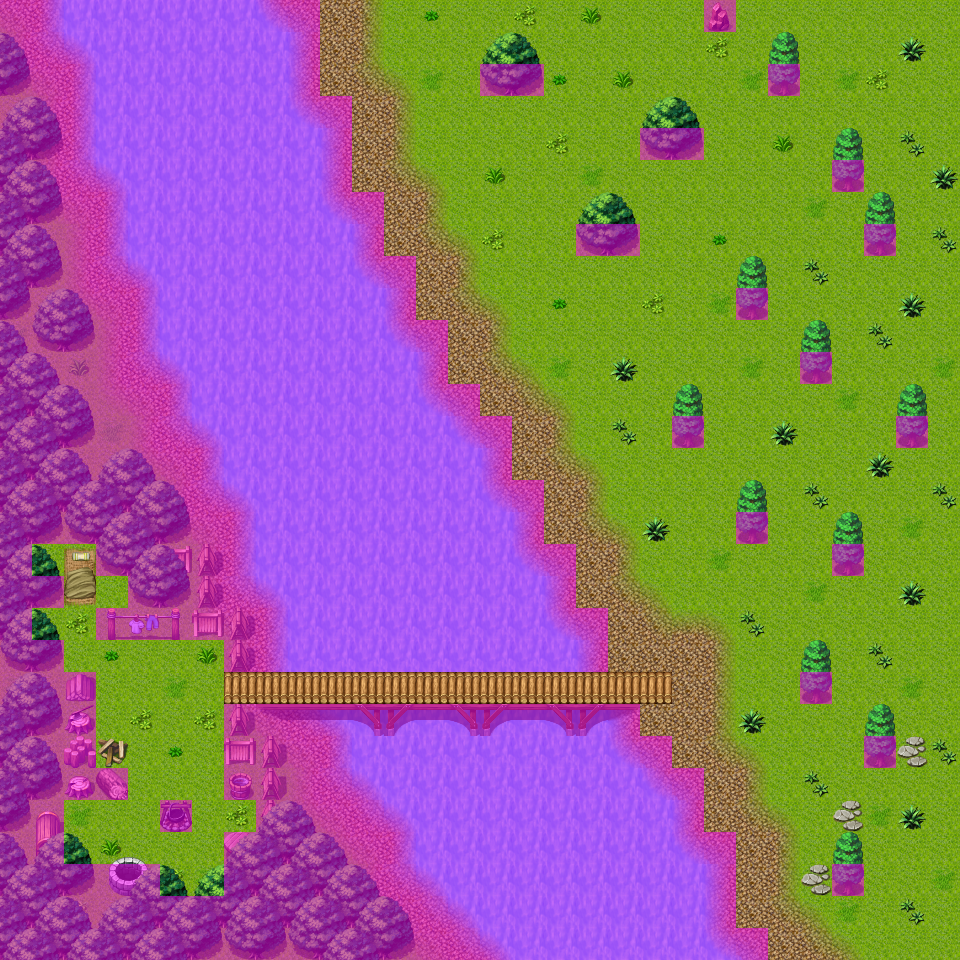

The image is a tile-based game level rendered from a .tmx file. Its description and source (layers, tilesets, objects; grid data summarised) follow:
An orthogonal 30x30 tile map with 32x32 px tiles, 4 tile layers (Ground, Objects, Above, Walkable), 40 tilesets and 10 objects (6x spawn, 4x mapchange).

<map version="1.0" orientation="orthogonal" width="30" height="30" tilewidth="32" tileheight="32">
 <properties>
  <property name="outdoors" value="1" />
 </properties>
 <tileset firstgid="1" name="map_bed_1" tilewidth="32" tileheight="32">
  <image source="../drawable/map_bed_1.png" width="512" height="256" />
 </tileset>
 <tileset firstgid="129" name="map_border_1" tilewidth="32" tileheight="32">
  <image source="../drawable/map_border_1.png" width="512" height="256" />
 </tileset>
 <tileset firstgid="257" name="map_bridge_1" tilewidth="32" tileheight="32">
  <image source="../drawable/map_bridge_1.png" width="512" height="256" />
 </tileset>
 <tileset firstgid="385" name="map_broken_1" tilewidth="32" tileheight="32">
  <image source="../drawable/map_broken_1.png" width="512" height="256" />
 </tileset>
 <tileset firstgid="513" name="map_cavewall_1" tilewidth="32" tileheight="32">
  <image source="../drawable/map_cavewall_1.png" width="576" height="192" />
 </tileset>
 <tileset firstgid="621" name="map_cavewall_2" tilewidth="32" tileheight="32">
  <image source="../drawable/map_cavewall_2.png" width="576" height="192" />
 </tileset>
 <tileset firstgid="729" name="map_cavewall_3" tilewidth="32" tileheight="32">
  <image source="../drawable/map_cavewall_3.png" width="576" height="192" />
 </tileset>
 <tileset firstgid="837" name="map_chair_table_1" tilewidth="32" tileheight="32">
  <image source="../drawable/map_chair_table_1.png" width="512" height="256" />
 </tileset>
 <tileset firstgid="965" name="map_crate_1" tilewidth="32" tileheight="32">
  <image source="../drawable/map_crate_1.png" width="512" height="256" />
 </tileset>
 <tileset firstgid="1093" name="map_cupboard_1" tilewidth="32" tileheight="32">
  <image source="../drawable/map_cupboard_1.png" width="512" height="256" />
 </tileset>
 <tileset firstgid="1221" name="map_curtain_1" tilewidth="32" tileheight="32">
  <image source="../drawable/map_curtain_1.png" width="512" height="256" />
 </tileset>
 <tileset firstgid="1349" name="map_entrance_1" tilewidth="32" tileheight="32">
  <image source="../drawable/map_entrance_1.png" width="512" height="256" />
 </tileset>
 <tileset firstgid="1477" name="map_fence_1" tilewidth="32" tileheight="32">
  <image source="../drawable/map_fence_1.png" width="512" height="256" />
 </tileset>
 <tileset firstgid="1605" name="map_fence_2" tilewidth="32" tileheight="32">
  <image source="../drawable/map_fence_2.png" width="512" height="256" />
 </tileset>
 <tileset firstgid="1733" name="map_ground_1" tilewidth="32" tileheight="32">
  <image source="../drawable/map_ground_1.png" width="512" height="256" />
 </tileset>
 <tileset firstgid="1861" name="map_ground_2" tilewidth="32" tileheight="32">
  <image source="../drawable/map_ground_2.png" width="512" height="256" />
 </tileset>
 <tileset firstgid="1989" name="map_ground_3" tilewidth="32" tileheight="32">
  <image source="../drawable/map_ground_3.png" width="512" height="256" />
 </tileset>
 <tileset firstgid="2117" name="map_ground_4" tilewidth="32" tileheight="32">
  <image source="../drawable/map_ground_4.png" width="512" height="256" />
 </tileset>
 <tileset firstgid="2245" name="map_ground_5" tilewidth="32" tileheight="32">
  <image source="../drawable/map_ground_5.png" width="512" height="256" />
 </tileset>
 <tileset firstgid="2373" name="map_ground_6" tilewidth="32" tileheight="32">
  <image source="../drawable/map_ground_6.png" width="512" height="256" />
 </tileset>
 <tileset firstgid="2501" name="map_ground_7" tilewidth="32" tileheight="32">
  <image source="../drawable/map_ground_7.png" width="512" height="256" />
 </tileset>
 <tileset firstgid="2629" name="map_ground_8" tilewidth="32" tileheight="32">
  <image source="../drawable/map_ground_8.png" width="512" height="256" />
 </tileset>
 <tileset firstgid="2757" name="map_indoor_1" tilewidth="32" tileheight="32">
  <image source="../drawable/map_indoor_1.png" width="512" height="256" />
 </tileset>
 <tileset firstgid="2885" name="map_kitchen_1" tilewidth="32" tileheight="32">
  <image source="../drawable/map_kitchen_1.png" width="512" height="256" />
 </tileset>
 <tileset firstgid="3013" name="map_outdoor_1" tilewidth="32" tileheight="32">
  <image source="../drawable/map_outdoor_1.png" width="512" height="256" />
 </tileset>
 <tileset firstgid="3141" name="map_pillar_1" tilewidth="32" tileheight="32">
  <image source="../drawable/map_pillar_1.png" width="512" height="256" />
 </tileset>
 <tileset firstgid="3269" name="map_plant_1" tilewidth="32" tileheight="32">
  <image source="../drawable/map_plant_1.png" width="512" height="256" />
 </tileset>
 <tileset firstgid="3397" name="map_rock_1" tilewidth="32" tileheight="32">
  <image source="../drawable/map_rock_1.png" width="512" height="256" />
 </tileset>
 <tileset firstgid="3525" name="map_roof_1" tilewidth="32" tileheight="32">
  <image source="../drawable/map_roof_1.png" width="512" height="256" />
 </tileset>
 <tileset firstgid="3653" name="map_roof_2" tilewidth="32" tileheight="32">
  <image source="../drawable/map_roof_2.png" width="512" height="256" />
 </tileset>
 <tileset firstgid="3781" name="map_shop_1" tilewidth="32" tileheight="32">
  <image source="../drawable/map_shop_1.png" width="512" height="256" />
 </tileset>
 <tileset firstgid="3909" name="map_sign_ladder_1" tilewidth="32" tileheight="32">
  <image source="../drawable/map_sign_ladder_1.png" width="512" height="256" />
 </tileset>
 <tileset firstgid="4037" name="map_table_1" tilewidth="32" tileheight="32">
  <image source="../drawable/map_table_1.png" width="512" height="256" />
 </tileset>
 <tileset firstgid="4165" name="map_trail_1" tilewidth="32" tileheight="32">
  <image source="../drawable/map_trail_1.png" width="512" height="256" />
 </tileset>
 <tileset firstgid="4293" name="map_tree_1" tilewidth="32" tileheight="32">
  <image source="../drawable/map_tree_1.png" width="512" height="256" />
 </tileset>
 <tileset firstgid="4421" name="map_wall_1" tilewidth="32" tileheight="32">
  <image source="../drawable/map_wall_1.png" width="512" height="256" />
 </tileset>
 <tileset firstgid="4549" name="map_wall_2" tilewidth="32" tileheight="32">
  <image source="../drawable/map_wall_2.png" width="480" height="256" />
 </tileset>
 <tileset firstgid="4669" name="map_wall_3" tilewidth="32" tileheight="32">
  <image source="../drawable/map_wall_3.png" width="480" height="256" />
 </tileset>
 <tileset firstgid="4789" name="map_window_1" tilewidth="32" tileheight="32">
  <image source="../drawable/map_window_1.png" width="512" height="256" />
 </tileset>
 <tileset firstgid="4917" name="map_window_2" tilewidth="32" tileheight="32">
  <image source="../drawable/map_window_2.png" width="512" height="256" />
 </tileset>
 <layer name="Ground" width="30" height="30">
  <data>[900 cells, 900 non-empty, 5 distinct tile ids]</data>
 </layer>
 <layer name="Objects" width="30" height="30">
  <data>[900 cells, 297 non-empty, 36 distinct tile ids]</data>
 </layer>
 <layer name="Above" width="30" height="30">
  <data>[900 cells, 107 non-empty, 19 distinct tile ids]</data>
 </layer>
 <layer name="Walkable" width="30" height="30">
  <data>[900 cells, 462 non-empty, 1 distinct tile ids]</data>
 </layer>
 <objectgroup name="Mapevents">
  <object name="north" type="mapchange" x="320" y="0" width="384" height="32">
   <properties>
    <property name="map" value="waterway4" />
    <property name="place" value="south" />
   </properties>
  </object>
  <object name="south" type="mapchange" x="768" y="928" width="192" height="32">
   <properties>
    <property name="map" value="waterway6" />
    <property name="place" value="north" />
   </properties>
  </object>
  </objectgroup>
 <objectgroup name="Spawn">
  <!-- 6 objects omitted --></objectgroup>
 <objectgroup name="Keys" />
</map>
<!-- 8 of 10 objects omitted -->
